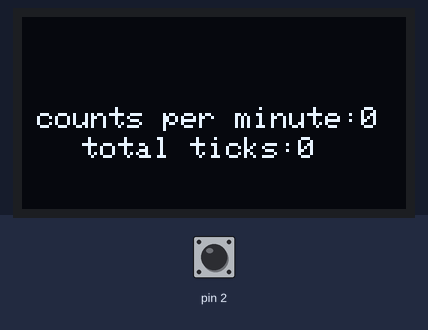
A sketch run on a simulated Arduino Uno, built with avr-gcc and run on an emulated ATmega328P. Parts: 128×64 one-colour display. The test bench sets the inputs (shaded band); at power-on: pin 2 HIGH.

Above: at 0.1 s.

The sketch:

spi_rad_logger.ino
```cpp
#include <SPI.h>
#include <Wire.h>
#include <Adafruit_SSD1306.h>
#include <Adafruit_GFX.h>

// OLED display TWI address
#define OLED_ADDR   0x3C

#define SCREEN_WIDTH 128
#define SCREEN_HEIGHT 64

Adafruit_SSD1306 display(SCREEN_WIDTH, SCREEN_HEIGHT, &Wire, -1);

#define LOG_PERIOD 15000  //Logging period in milliseconds, recommended value 15000-60000.
#define MAX_PERIOD 60000  //Maximum logging period without modifying this sketch

unsigned long counts;     //variable for GM Tube events
unsigned long ticks;
unsigned long cpm;        //variable for CPM
unsigned int multiplier;  //variable for calculation CPM in this sketch
unsigned long previousMillis;  //variable for time measurement

// int x2 = 5;

// float generateGaussian(float mean, float stdDev) {
//   // Generate two random floats between 0 and 1
//   float u1 = random(0, 10000) / 10000.0; // Convert to float [0, 1]
//   float u2 = random(0, 10000) / 10000.0; // Convert to float [0, 1]

//   // Apply Box-Muller Transform
//   float z0 = sqrt(-2.0 * log(u1)) * cos(2.0 * PI * u2);
//   // z0 is normally distributed with mean 0 and std deviation 1

//   return z0 * stdDev + mean; // Scale to desired mean and std deviation
// }

void setup() {
  Serial.begin(9600);

  display.begin(SSD1306_SWITCHCAPVCC, OLED_ADDR);
  display.clearDisplay();
  display.display();

  ticks = 0;
  counts = 0;
  cpm = 0;
  multiplier = MAX_PERIOD / LOG_PERIOD;      //calculating multiplier, depend on your log period
  attachInterrupt(0, tube_impulse, FALLING); //define external interrupts

  randomSeed(analogRead(0)); // Seed random generator for better randomness

  // Define mean and standard deviation
  float mean = 50.0;
  float stdDev = 10.0;

  // Generate and print Gaussian numbers
//   for (int i = 0; i < 50; i++) {
//     float value = generateGaussian(mean, stdDev);
// //    Serial.println(value);
//   }
}

void tube_impulse(){       //subprocedure for capturing events from Geiger Kit
  counts++;
}

void loop(){                                 //main cycle
  unsigned long currentMillis = millis();

  if(currentMillis - previousMillis > LOG_PERIOD){
    previousMillis = currentMillis;
    cpm = counts * multiplier;

    ticks = counts;
  //  Serial.println(cpm);
    counts = 0;
  }


  display.clearDisplay();

  display.setTextSize(1);
  display.setTextColor(WHITE);
  display.setCursor(5,30);

  display.print("counts per minute:");
  display.println(cpm);

  display.setCursor(20,40);

  display.print("total ticks:");
  display.println(ticks);

  display.display();
}

// float mean(int aPin)
// {
//   const int arrayLen = 60;
//   static int readings[arrayLen];

//   static unsigned long sum;
//   int newRead;
//   static int index;

//   newRead = analogRead(aPin);

//   sum = sum - readings[index];

//   sum = sum + newRead;

//   readings[index] = newRead;

//   index = index + 1;

//   if (index > arrayLen - 1)
//   {
//     index = 0;
//   }

//   float mean = sum/arrayLen;

//   return mean;
// }

// long factorial(int x)
// {
//   x;
//   long result;
//   int y = x;
//   while(x > 1)
//   {
//     y = y*(x-1);

//     x = x - 1;
//   }

//   return result;
// }
```
